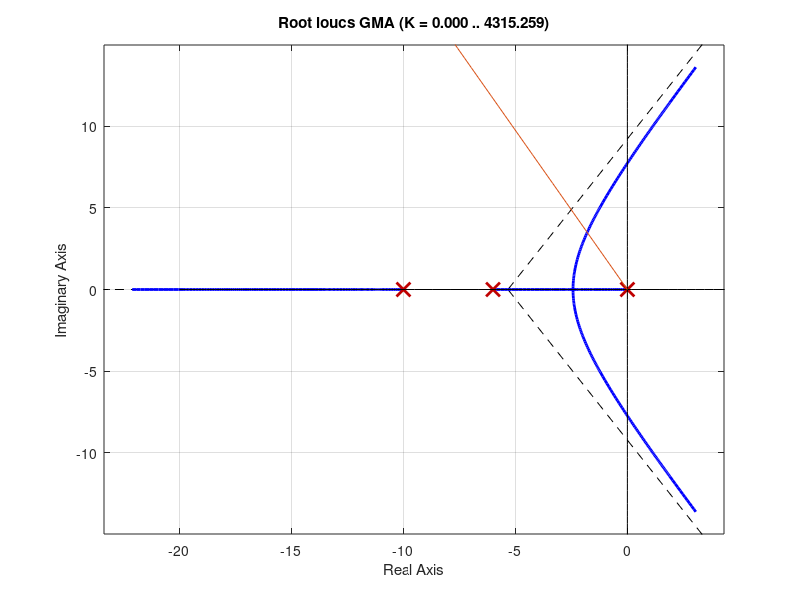

This figure's MATLAB source: (Note: this script raises an error after producing the figure.)
clc;
clear;
pkg load control;

mp = 0.2;
GMA = zpk([],[0 -6 -10],1);

figure 1;  clf;
rlocus(GMA);
legend off;
hold on;
imaginaryAxis = linspace(-20, 20);
realAxis = zeros(size(imaginaryAxis));
plot(imaginaryAxis, realAxis, 'k');
plot(realAxis, imaginaryAxis, 'k');

%calculating damping factor
df = (-log(mp)) / sqrt((pi^2) + (log(mp))^2);
phaseAngle = 180 - acosd(df);

%ploting the phaseAngle
phaseAngleStraight = linspace(0,-30);
phaseAngleFunction = tand(phaseAngle)*phaseAngleStraight;
plot(phaseAngleStraight, phaseAngleFunction);

msgbox({'Para continuar, clique no gráfico para selecionar ';
'o ponto de intersecção da reta que define os 10% de OS';
'com o cruzamento do lugar das raízes.'});

[x, y] = ginput(1);
Px = x + 1i*y;
plot(real(Px),imag(Px), 'ro');

%findind Kp and plotting the sign of exit
k=-polyval(GMA.den{1},Px)/(polyval(GMA.num{1},Px));
k=abs(real(k))
GMF = feedback(k*GMA,1);
figure 2; clf;
hold on;
t = 0:0.01:20;
[PV, t] = step(GMF, t);
plot(t,PV,'color','#006400');
grid on;
